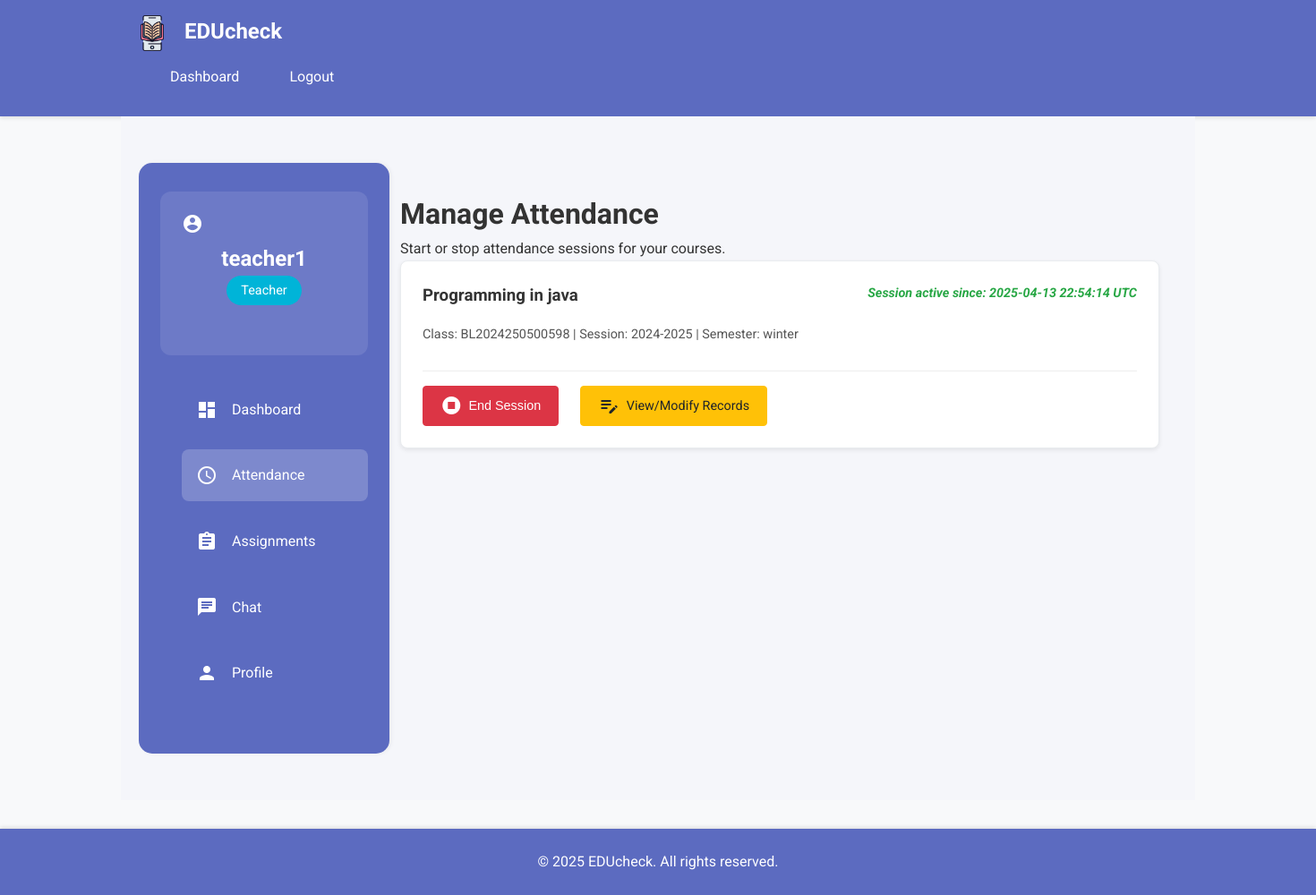
The app's page /teacher/attendance (signed in) with its own data.
### app/models/user.py (models this page shows, shortened)
class User(UserMixin, db.Model):
    __tablename__ = 'users'
    id = db.Column(db.Integer, primary_key=True)
    username = db.Column(db.String(64), index=True, unique=True)
    email = db.Column(db.String(120), index=True, unique=True)
    password_hash = db.Column(db.String(128))
    role = db.Column(db.String(20))  # student, teacher, admin
    face_encoding = db.Column(db.LargeBinary)
    created_at = db.Column(db.DateTime, default=datetime.utcnow)
    assignments = db.relationship('AssignmentSubmission', backref='student', lazy='dynamic')
    sent_messages = db.relationship('ChatMessage',
                                    foreign_keys='ChatMessage.sender_id',
                                    backref='message_sender',
                                    lazy='dynamic')
    received_messages = db.relationship('ChatMessage',
                                        foreign_keys='ChatMessage.receiver_id',
                                        backref='message_receiver',
                                        lazy='dynamic')
    attendance_records = db.relationship('Attendance', backref='student', lazy='dynamic')

### app/models/course.py (models this page shows, shortened)
class Course(db.Model):
    id = db.Column(db.Integer, primary_key=True)
    name = db.Column(db.String(100), nullable=False)
    class_number = db.Column(db.String(20), nullable=False)
    session = db.Column(db.String(20), nullable=False)
    semester = db.Column(db.String(20), nullable=False)
    class_code = db.Column(db.String(8), unique=True, nullable=False)
    meet_code = db.Column(db.String(50))
    teacher_id = db.Column(db.Integer, db.ForeignKey('users.id'))
    created_at = db.Column(db.DateTime, default=datetime.utcnow)
    teacher = db.relationship('User', foreign_keys=[teacher_id], backref='teaching_courses') # Changed backref from 'courses'
    @property
    def active_attendance_session(self):
        return AttendanceSession.query.filter_by(course_id=self.id, end_time=None).first()

### app/models/attendance_session.py (models this page shows, shortened)
class AttendanceSession(db.Model):
    id = db.Column(db.Integer, primary_key=True)
    course_id = db.Column(db.Integer, db.ForeignKey('course.id'), nullable=False)
    teacher_id = db.Column(db.Integer, db.ForeignKey('users.id'), nullable=False) # Added teacher_id
    start_time = db.Column(db.DateTime, default=datetime.utcnow)
    end_time = db.Column(db.DateTime, nullable=True) # Null indicates session is active
    course = db.relationship('Course', backref='attendance_sessions')
    teacher = db.relationship('User', backref='started_attendance_sessions') # Added teacher relationship
    attendance_records = db.relationship('Attendance', backref='session', lazy='dynamic')

### app/routes/teacher_routes.py (the view)
@bp.route('/attendance', methods=['GET'])
@login_required
@role_required('teacher')
def manage_attendance():
    courses = Course.query.filter_by(teacher_id=current_user.id).order_by(Course.name).all()
    return render_template('attendance/teacher_main.html',
                           title='Manage Attendance',
                           courses=courses)

### app/__init__.py (called while the page is built)
@login.user_loader
def load_user(id):
    from app.models import User
    return User.query.get(int(id))

### app/templates/attendance/teacher_main.html (shortened to what this page needs)
{% extends "base.html" %}
{% block styles %}
{{ super() }}
<link rel="stylesheet" href="{{ url_for('static', filename='css/main.css') }}">
<link rel="stylesheet" href="{{ url_for('static', filename='css/course.css') }}">
{% endblock %}
{% block content %}
<div class="dashboard-container">
    <aside class="sidebar">
        <div class="user-card">
            <div class="avatar">
                {% if current_user.profile_pic %}
                    <img src="{{ url_for('static', filename='uploads/' + current_user.profile_pic) }}" alt="Profile Picture">
                {% else %}
                    <span class="material-icons">account_circle</span>
                {% endif %}
            </div>
            <div class="user-info">
                <h2>{{ current_user.username }}</h2>
                <p class="role-badge">Teacher</p>
            </div>
        </div>
        <nav class="dashboard-nav">
            <a href="{{ url_for('teacher_routes.teacher_dashboard') }}" class="nav-item">
                <span class="material-icons">dashboard</span> Dashboard
            </a>
             <a href="{{ url_for('teacher_routes.manage_attendance') }}" class="nav-item active">
                <span class="material-icons">schedule</span> Attendance
            </a>
            <a href="#assignments" class="nav-item">
                <span class="material-icons">assignment</span> Assignments
            </a>
            <a href="{{ url_for('chat_routes.chat_interface') }}" class="nav-item">
                <span class="material-icons">chat</span> Chat
            </a>
            <a href="{{ url_for('teacher_routes.profile') }}" class="nav-item">
                <span class="material-icons">person</span> Profile
            </a>
        </nav>
    </aside>
    <main class="main-content">
        <h1>Manage Attendance</h1>
        <p>Start or stop attendance sessions for your courses.</p>
        {% if courses %}
            {% for course in courses %}
            <div class="attendance-course-card">
                <div class="course-card-header">
                    <h3>{{ course.name }}</h3>
                    {% set active_session = course.active_attendance_session %}
                    {% if active_session %}
                        <span class="session-status active">
                            Session active since: {{ active_session.start_time.strftime('%Y-%m-%d %H:%M:%S') }} UTC
                        </span>
                    {% else %}
                        <span class="session-status">No active session</span>
                    {% endif %}
                </div>
                <div class="course-details">
                    <p>Class: {{ course.class_number }} | Session: {{ course.session }} | Semester: {{ course.semester }}</p>
                </div>
                <div class="course-actions">
                    {% if active_session %}
                        <form action="{{ url_for('teacher_routes.end_attendance', course_id=course.id) }}" method="POST" style="display: inline;">
                            <button type="submit" class="btn btn-attendance btn-end">
                                <span class="material-icons">stop_circle</span> End Session
                            </button>
                        </form>
                    {% endif %}
                    <a href="{{ url_for('teacher_routes.view_attendance_records', course_id=course.id) }}" class="btn btn-attendance btn-modify">
                        <span class="material-icons">edit_note</span> View/Modify Records
                    </a>
                </div>
            </div>
            {% endfor %}
        {% else %}
            <p>You are not teaching any courses yet. <a href="{{ url_for('teacher_routes.create_course') }}">Create a course</a> to manage attendance.</p>
        {% endif %}
    </main>
</div>
{% endblock %}

### app/static/css/main.css (style rules this page uses)
:root { --primary-color: #4285f4; --secondary-color: #34a853; --background: #f8f9fa; }
body { font-family: 'Roboto', sans-serif; background: var(--background); }
.dashboard-container { display: grid; grid-template-columns: 250px 1fr; min-height: 100vh; }
.sidebar { background: #1a1a2e; padding: 2rem; color: white; }
.user-info { text-align: center; margin-bottom: 2rem; }
.role-badge { background: #00b4d8; color: white; padding: 0.3rem 1rem; border-radius: 20px; display: inline-block; font-size: 0.9rem; }
.dashboard-nav { display: flex; flex-direction: column; gap: 1rem; }
.nav-item { color: white; padding: 1rem; border-radius: 8px; display: flex; align-items: center; gap: 1rem; transition: background 0.3s ease; }
.main-content { padding: 2rem; background: #f5f6fa; }
.dashboard-container { display: grid; grid-template-columns: 280px 1fr; min-height: calc(100vh - 140px); background-color: #f5f6fa; gap: 2rem; position: relative; margin-top: 20px; margin-bottom: 20px; }
.sidebar { background-color: #5c6bc0; padding: 2rem 1.5rem; box-shadow: 2px 0 5px rgba(0, 0, 0, 0.05); min-height: calc(100vh - 140px); width: 280px; border-radius: 15px; color: white; margin-left: 20px; position: relative; }
.dashboard-container::before { content: ''; position: absolute; top: -20px; left: 0; width: 320px; height: calc(100% + 40px); background-color: #5c6bc0; z-index: -1; }
.user-card { background: rgba(255, 255, 255, 0.15); border-radius: 12px; padding: 1.5rem; margin-bottom: 2rem; }
.nav-item.active { background: rgba(255, 255, 255, 0.3); }
.main-content { padding: 2rem 3rem; width: calc(100% - 40px); max-width: 1200px; margin-right: 20px; }
.dashboard-container::before { content: ''; position: absolute; top: -20px; left: 0; width: 320px; height: calc(100% + 40px); background-color: #1a1f36; z-index: -1; }
.nav-item { color: #ffffff; padding: 1rem; border-radius: 8px; display: flex; align-items: center; gap: 1rem; transition: background 0.3s ease; text-decoration: none; }
.nav-item.active { background: rgba(255, 255, 255, 0.2); }
.user-card { background: rgba(255, 255, 255, 0.1); border-radius: 12px; padding: 1.5rem; margin-bottom: 2rem; }
* { margin: 0; padding: 0; box-sizing: border-box; }
body { font-family: 'Roboto', 'Segoe UI', Arial, sans-serif; line-height: 1.6; color: #333; background-color: #f8f9fa; }
.nav-item { margin-left: 1.5rem; }
.main-content { padding: 2rem 0; }
.btn { display: inline-block; font-weight: 400; text-align: center; white-space: nowrap; vertical-align: middle; user-select: none; border: 1px solid transparent; padding: 0.375rem 0.75rem; font-size: 1rem; line-height: 1.5; border-radius: 0.25rem; transition: all 0.15s ease-in-out; cursor: pointer; }

### app/static/css/course.css (style rules this page uses)
button { padding: 0.5rem 1rem; border: none; border-radius: 4px; cursor: pointer; margin-right: 0.5rem; transition: background-color 0.3s ease; }
.btn { display: inline-block; font-weight: 400; text-align: center; vertical-align: middle; user-select: none; border: 1px solid transparent; padding: 0.375rem 0.75rem; font-size: 1rem; line-height: 1.5; border-radius: 0.25rem; transition: color .15s ease-in-out,background-color .15s ease-in-out,border-color .15s ease-in-out,box-shadow .15s ease-in-out; cursor: pointer; }
a.btn, a.btn:hover, a.btn:focus { text-decoration: none; }

### app/templates/attendance/teacher_main.html (style rules this page uses)
.attendance-course-card { background: white; padding: 1.5rem; border-radius: 8px; box-shadow: 0 2px 5px rgba(0,0,0,0.08); border: 1px solid #e9ecef; margin-bottom: 1.5rem; display: flex; flex-direction: column; gap: 1rem; }
.course-card-header { display: flex; justify-content: space-between; align-items: flex-start; flex-wrap: wrap; gap: 1rem; }
.course-card-header h3 { margin: 0; color: #333; flex-grow: 1; }
.course-details p { margin: 0 0 0.3rem 0; color: #555; font-size: 0.9rem; }
.course-actions { display: flex; gap: 1rem; flex-wrap: wrap; margin-top: 0.5rem; padding-top: 1rem; border-top: 1px solid #eee; }
.course-actions form { margin: 0; }
.btn-attendance { display: inline-flex; align-items: center; gap: 0.5em; padding: 0.6rem 1.2rem; font-size: 0.9rem; }
.btn-end { background-color: #dc3545; border-color: #dc3545; color: white; }
.btn-modify { background-color: #ffc107; border-color: #ffc107; color: #212529; }
.session-status { font-style: italic; color: #6c757d; font-size: 0.9em; }
.session-status.active { color: #28a745; font-weight: bold; }

### records on screen
User: username "teacher1"
Course: name "Programming in java", class_number "BL2024250500598", session "2024-2025", semester "winter"
AttendanceSession: start_time "2025-04-13 22:54:14"
